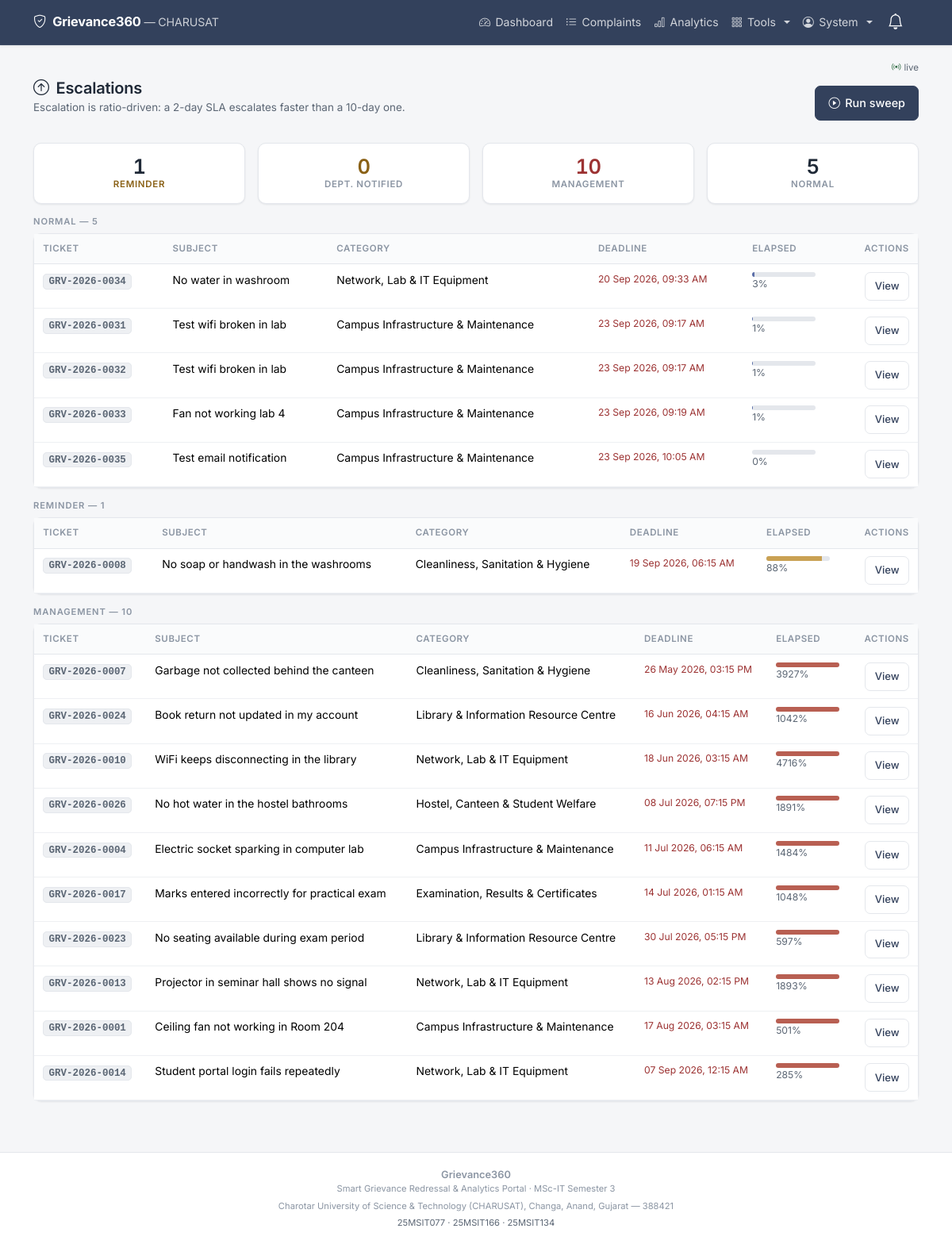
The app's page /admin/escalations (signed in) with its own data.
### tables this page shows
CREATE TABLE users (
    id             INTEGER PRIMARY KEY AUTOINCREMENT,
    name           TEXT NOT NULL,
    email          TEXT NOT NULL UNIQUE,
    password_hash  TEXT NOT NULL,
    role           TEXT NOT NULL DEFAULT 'student'
                   CHECK (role IN ('student','staff','admin')),
    department_id  INTEGER,
    enrollment_no  TEXT,
    phone          TEXT,
    is_active      INTEGER NOT NULL DEFAULT 1,
    reset_token    TEXT,
    reset_expires  TEXT,
    created_at     TEXT NOT NULL, photo TEXT, program TEXT, student_department TEXT, semester TEXT,
    FOREIGN KEY (department_id) REFERENCES departments(id)
);

CREATE TABLE complaints (
    id             INTEGER PRIMARY KEY AUTOINCREMENT,
    ticket_code    TEXT NOT NULL UNIQUE,
    user_id        INTEGER NOT NULL,
    category_id    INTEGER NOT NULL,
    department_id  INTEGER,
    assigned_to    INTEGER,
    subject        TEXT NOT NULL,
    description    TEXT NOT NULL,
    attachment     TEXT,
    is_anonymous   INTEGER NOT NULL DEFAULT 0,
    status         TEXT NOT NULL DEFAULT 'Pending',
    priority_score INTEGER NOT NULL DEFAULT 0,
    reopen_count   INTEGER NOT NULL DEFAULT 0,
    created_at     TEXT NOT NULL,
    updated_at     TEXT NOT NULL,
    deadline       TEXT NOT NULL,
    resolved_at    TEXT,
    FOREIGN KEY (user_id)       REFERENCES users(id),
    FOREIGN KEY (category_id)   REFERENCES categories(id),
    FOREIGN KEY (department_id) REFERENCES departments(id),
    FOREIGN KEY (assigned_to)   REFERENCES users(id)
);

CREATE TABLE categories (
    id              INTEGER PRIMARY KEY AUTOINCREMENT,
    name            TEXT NOT NULL UNIQUE,
    department_id   INTEGER,
    sla_days        INTEGER NOT NULL DEFAULT 7,
    priority_weight INTEGER NOT NULL DEFAULT 1,
    created_at      TEXT NOT NULL,
    FOREIGN KEY (department_id) REFERENCES departments(id)
);

### app.py (the view)
@app.route("/admin/escalations")
@login_required
@role_required("admin")
def admin_escalations():
    open_complaints = db.query_all(
        "SELECT c.*, cat.name AS category_name, cat.priority_weight, "
        "       d.name AS department_name, u.name AS student_name "
        "FROM complaints c "
        "JOIN categories cat      ON cat.id = c.category_id "
        "LEFT JOIN departments d  ON d.id   = c.department_id "
        "JOIN users u             ON u.id   = c.user_id "
        "WHERE c.status NOT IN ('Resolved','Closed','Rejected')"
    )
    buckets = {0: [], 1: [], 2: [], 3: []}
    for c in open_complaints:
        ratio = helpers.elapsed_ratio(c)
        c["elapsed_pct"] = ratio
        lvl, _, _ = helpers.escalation_level(c)
        buckets[lvl].append(c)
    for lvl in buckets:
        buckets[lvl].sort(key=lambda x: helpers.to_dt(x["deadline"]) or datetime.now())
    levels = {k: len(v) for k, v in buckets.items()}
    sections = [
        (0, "Normal",     "secondary", buckets[0]),
        (1, "Reminder",   "info",      buckets[1]),
        (2, "Department", "warning",   buckets[2]),
        (3, "Management", "danger",    buckets[3]),
    ]
    return render_template("admin/escalations.html",
                           levels=levels, sections=sections)

### templates/admin/escalations.html (shortened to what this page needs)
{% extends "base.html" %}
{% block content %}
<div class="ge-page-head d-flex flex-wrap align-items-center justify-content-between gap-2">
  <div>
    <h4><i class="bi bi-arrow-up-circle me-1"></i> Escalations</h4>
    <p class="ge-page-sub">
      Escalation is ratio-driven: a 2-day SLA escalates faster than a 10-day one.
    </p>
  </div>
  <form method="post" action="{{ url_for('run_escalations') }}">
    <button class="btn btn-primary">
      <i class="bi bi-play-circle"></i> Run sweep
    </button>
  </form>
</div>
<div class="row g-2 g-md-3 mb-3">
  <div class="col-6 col-md-3">
    <div class="ge-stat text-center">
      <div class="ge-stat-value">{{ levels[1] }}</div>
      <div class="ge-stat-label text-warning">Reminder</div>
    </div>
  </div>
  <div class="col-6 col-md-3">
    <div class="ge-stat text-center">
      <div class="ge-stat-value text-warning">{{ levels[2] }}</div>
      <div class="ge-stat-label" style="color:var(--ge-ink-faint)">Dept. notified</div>
    </div>
  </div>
  <div class="col-6 col-md-3">
    <div class="ge-stat text-center">
      <div class="ge-stat-value text-danger">{{ levels[3] }}</div>
      <div class="ge-stat-label" style="color:var(--ge-ink-faint)">Management</div>
    </div>
  </div>
  <div class="col-6 col-md-3">
    <div class="ge-stat text-center">
      <div class="ge-stat-value">{{ levels[0] }}</div>
      <div class="ge-stat-label">Normal</div>
    </div>
  </div>
</div>
{% for lvl, label, colour, items in sections %}
  {% if items %}
  <h6 class="ge-eyebrow mt-3 mb-2">{{ label }} — {{ items|length }}</h6>
  <div class="ge-card mb-3">
    <div class="ge-desktop-table table-responsive">
      <table class="table table-hover mb-0">
        <thead>
          <tr>
            <th>Ticket</th><th>Subject</th><th>Category</th>
            <th>Deadline</th><th>Elapsed</th><th class="text-end">Actions</th>
          </tr>
        </thead>
        <tbody>
          {% for c in items %}
          <tr>
            <td><span class="ge-ticket">{{ c.ticket_code }}</span></td>
            <td class="ge-wrap">{{ c.subject[:70] }}</td>
            <td>{{ c.category_name }}</td>
            <td class="text-danger small">{{ pretty_date(c.deadline) }}</td>
            <td>
              {% set pct = (c.elapsed_pct * 100)|int %}
              <div class="ge-meter" style="width:80px">
                <span style="width:{{ [pct,100]|min }}%;
                             background:{{ '#b85f52' if pct>=100 else '#c9a153' if pct>=50 else 'var(--ge-accent)' }}">
                </span>
              </div>
              <div class="small text-muted">{{ pct }}%</div>
            </td>
            <td class="text-end">
              <a href="{{ url_for('track_complaint', ticket_code=c.ticket_code) }}"
                 class="btn btn-sm btn-outline-primary">View</a>
            </td>
          </tr>
          {% endfor %}
        </tbody>
      </table>
    </div>
  </div>
  {% endif %}
{% endfor %}
{% endblock %}

### templates/base.html (shortened to what this page needs)
<!DOCTYPE html>
<html lang="en">
<head>
  <link href="https://cdn.jsdelivr.net/npm/bootstrap@5.3.3/dist/css/bootstrap.min.css" rel="stylesheet">
  <link href="https://cdn.jsdelivr.net/npm/bootstrap-icons@1.11.3/font/bootstrap-icons.css" rel="stylesheet">
  <link href="{{ url_for('static', filename='css/style.css') }}" rel="stylesheet">
</head>
<body>
<nav class="navbar navbar-expand-md navbar-dark ge-navbar sticky-top">
  <div class="container">
    <a class="navbar-brand fw-bold d-flex align-items-center gap-2"
       href="{{ url_for('index') }}">
      <i class="bi bi-shield-check"></i>
      <span>
        Grievance360
        <span class="d-none d-md-inline fw-normal small opacity-75">
          &mdash; CHARUSAT
        </span>
      </span>
    </a>
    {% if current_user.is_authenticated %}
    <div class="dropdown order-md-last ms-auto me-2">
      <button class="btn btn-link nav-link position-relative ge-tap"
              type="button" data-bs-toggle="dropdown" aria-expanded="false"
              aria-label="Notifications">
        <i class="bi bi-bell fs-5 text-white"></i>
      </button>
    </div>
    {% endif %}
    <div class="collapse navbar-collapse" id="mainNav">
      <ul class="navbar-nav ms-auto mb-2 mb-md-0 align-items-md-center">
        {% if current_user.is_authenticated %}
          {% if current_user.role == 'student' %}
            <li class="nav-item">
              <a class="nav-link ge-tap" href="{{ url_for('student_dashboard') }}">
                <i class="bi bi-grid"></i> My Complaints</a>
            </li>
            <li class="nav-item">
              <a class="nav-link ge-tap" href="{{ url_for('raise_complaint') }}">
                <i class="bi bi-plus-circle"></i> Raise Complaint</a>
            </li>
            <li class="nav-item">
              <a class="nav-link ge-tap" href="{{ url_for('kb_list') }}">
                <i class="bi bi-book"></i> Help</a>
            </li>
            <li class="nav-item">
              <a class="nav-link ge-tap" href="{{ url_for('announcements') }}">
                <i class="bi bi-megaphone"></i> Notices</a>
            </li>
            <li class="nav-item">
              <a class="nav-link ge-tap" href="{{ url_for('profile') }}">
                <i class="bi bi-person-circle"></i> Profile</a>
            </li>
          {% elif current_user.role == 'admin' %}
            <li class="nav-item">
              <a class="nav-link ge-tap" href="{{ url_for('admin_dashboard') }}">
                <i class="bi bi-speedometer2"></i> Dashboard</a>
            </li>
            <li class="nav-item">
              <a class="nav-link ge-tap" href="{{ url_for('admin_complaints') }}">
                <i class="bi bi-list-ul"></i> Complaints</a>
            </li>
            <li class="nav-item">
              <a class="nav-link ge-tap" href="{{ url_for('admin_analytics') }}">
                <i class="bi bi-bar-chart"></i> Analytics</a>
            </li>
            <li class="nav-item dropdown">
              <a class="nav-link dropdown-toggle ge-tap" href="#" role="button"
                 data-bs-toggle="dropdown">
                <i class="bi bi-grid-3x3-gap"></i> Tools
              </a>
            </li>
          {% endif %}
          <li class="nav-item dropdown">
            <a class="nav-link dropdown-toggle ge-tap" href="#" role="button"
               data-bs-toggle="dropdown">
              <i class="bi bi-person-circle"></i>
              {{ current_user.name.split(' ')[0] }}
            </a>
          </li>
        {% endif %}
      </ul>
    </div>
  </div>
</nav>
<main class="container ge-main">
  {% if current_user.is_authenticated %}
  <div class="d-flex justify-content-end mb-1" style="min-height:18px">
    <span id="liveBar" class="d-inline-flex align-items-center gap-1"
          style="font-size:.72rem;color:var(--ge-muted,#64748b)">
      <i class="bi bi-broadcast text-success"></i>
      <span class="text-muted">live</span>
    </span>
  </div>
  {% endif %}
  {% block content %}{% endblock %}
</main>
<footer class="ge-footer no-print">
  <div class="container text-center">
    <div class="fw-semibold">Grievance360</div>
    <div class="small">
      Smart Grievance Redressal &amp; Analytics Portal &middot; MSc-IT Semester 3
    </div>
    <div class="small mt-1">
      Charotar University of Science &amp; Technology (CHARUSAT),
      Changa, Anand, Gujarat &mdash; 388421
    </div>
    <div class="small mt-1 text-muted">
      25MSIT077 &middot; 25MSIT166 &middot; 25MSIT134
    </div>
  </div>
</footer>
</body>
</html>

### records on screen
users: name "System"
complaints: ticket_code "GRV-2026-0034", subject "No water in washroom", category_name "Network, Lab & IT Equipment", deadline "20 Sep 2026, 09:33 AM", category "3"
complaints: ticket_code "GRV-2026-0031", subject "Test wifi broken in lab", category_name "Campus Infrastructure & Maintenance", deadline "23 Sep 2026, 09:17 AM", pct "1"
complaints: ticket_code "GRV-2026-0032", subject "Test wifi broken in lab", category_name "Campus Infrastructure & Maintenance", deadline "23 Sep 2026, 09:17 AM", pct "1"
complaints: ticket_code "GRV-2026-0033", subject "Fan not working lab 4", category_name "Campus Infrastructure & Maintenance", deadline "23 Sep 2026, 09:19 AM", pct "1"
complaints: ticket_code "GRV-2026-0035", subject "Test email notification", category_name "Campus Infrastructure & Maintenance", deadline "23 Sep 2026, 10:05 AM", pct "0"
complaints: ticket_code "GRV-2026-0008", subject "No soap or handwash in the washrooms", category_name "Cleanliness, Sanitation & Hygiene", deadline "19 Sep 2026, 06:15 AM", pct "88"
complaints: ticket_code "GRV-2026-0007", subject "Garbage not collected behind the canteen", category_name "Cleanliness, Sanitation & Hygiene", deadline "26 May 2026, 03:15 PM", {{ [pct,100]|min }} 100 (drawn), pct "3927"
complaints: ticket_code "GRV-2026-0024", subject "Book return not updated in my account", category_name "Library & Information Resource Centre", deadline "16 Jun 2026, 04:15 AM", {{ [pct,100]|min }} 100 (drawn), pct "1042"
complaints: ticket_code "GRV-2026-0010", subject "WiFi keeps disconnecting in the library", category_name "Network, Lab & IT Equipment", deadline "18 Jun 2026, 03:15 AM", {{ [pct,100]|min }} 100 (drawn), pct "4716"
complaints: ticket_code "GRV-2026-0026", subject "No hot water in the hostel bathrooms", category_name "Hostel, Canteen & Student Welfare", deadline "08 Jul 2026, 07:15 PM", {{ [pct,100]|min }} 100 (drawn), pct "1891"
complaints: ticket_code "GRV-2026-0004", subject "Electric socket sparking in computer lab", category_name "Campus Infrastructure & Maintenance", deadline "11 Jul 2026, 06:15 AM", {{ [pct,100]|min }} 100 (drawn), pct "1484"
complaints: ticket_code "GRV-2026-0017", subject "Marks entered incorrectly for practical exam", category_name "Examination, Results & Certificates", deadline "14 Jul 2026, 01:15 AM", {{ [pct,100]|min }} 100 (drawn), pct "1048"
complaints: ticket_code "GRV-2026-0023", subject "No seating available during exam period", category_name "Library & Information Resource Centre", deadline "30 Jul 2026, 05:15 PM", {{ [pct,100]|min }} 100 (drawn), pct "597"
complaints: ticket_code "GRV-2026-0013", subject "Projector in seminar hall shows no signal", category_name "Network, Lab & IT Equipment", deadline "13 Aug 2026, 02:15 PM", {{ [pct,100]|min }} 100 (drawn), pct "1893"
complaints: ticket_code "GRV-2026-0001", subject "Ceiling fan not working in Room 204", category_name "Campus Infrastructure & Maintenance", deadline "17 Aug 2026, 03:15 AM", {{ [pct,100]|min }} 100 (drawn), pct "501"
complaints: ticket_code "GRV-2026-0014", subject "Student portal login fails repeatedly", category_name "Network, Lab & IT Equipment", deadline "07 Sep 2026, 12:15 AM", {{ [pct,100]|min }} 100 (drawn), pct "285"

### other values on screen
{{ levels[1] }} "1"
{{ levels[2] }} "0"
{{ levels[3] }} "10"
{{ levels[0] }} "5"
{{ label }} "NORMAL" "REMINDER" "MANAGEMENT"
{{ items|length }} "5" "1" "10"
